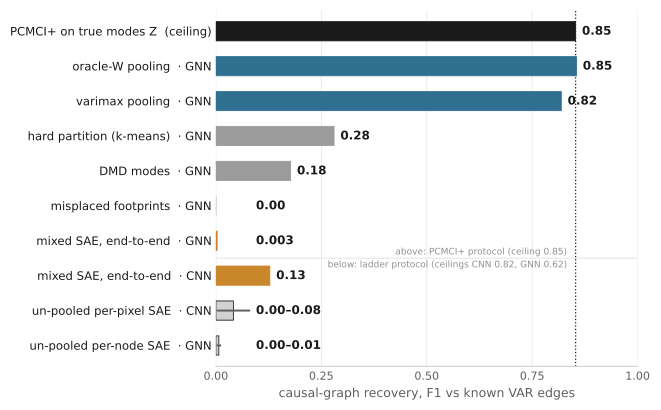

The script that saved this image:
"""Standalone version of paper_fig_savar panel (b): causal recovery on the SAVAR benchmark.

PCMCI+ F1 against the known VAR graph (GNN bake-off + GNN/CNN end-to-end rungs), as the variable definition degrades from
oracle spatial pooling to the front-end GraphCast actually has (one mixed SAE, N unknown,
no ground-truth modes). Same estimator throughout; only the representation changes.
No title -- the caption carries it.

Numbers and provenance: see paper_fig_savar.py (this file reuses them verbatim).

Run:  python3 figures/paper_fig_savar_b.py
"""
import sys
from pathlib import Path

import numpy as np
import matplotlib
matplotlib.use("Agg")
import matplotlib.pyplot as plt

ROOT = Path(__file__).resolve().parent.parent
sys.path.insert(0, str(ROOT / "figures"))
from paper_palette import BG, INK, MUTED, FAINT, GRIDC, BLUE, YELLOW, GREY, PALE  # noqa
from paper_fig_savar import draw_panel_b  # noqa


def main():
    fig, ax = plt.subplots(figsize=(7.4, 4.4), facecolor=BG)
    fig.subplots_adjust(left=0.40, right=0.97, top=0.96, bottom=0.15)
    draw_panel_b(ax)
    for ext in ("png", "pdf"):
        fig.savefig(ROOT / f"figures/paper_fig_savar_b.{ext}",
                    dpi=300 if ext == "png" else None, facecolor=BG,
                    bbox_inches="tight")
    print("-> figures/paper_fig_savar_b.png / .pdf")


if __name__ == "__main__":
    main()
